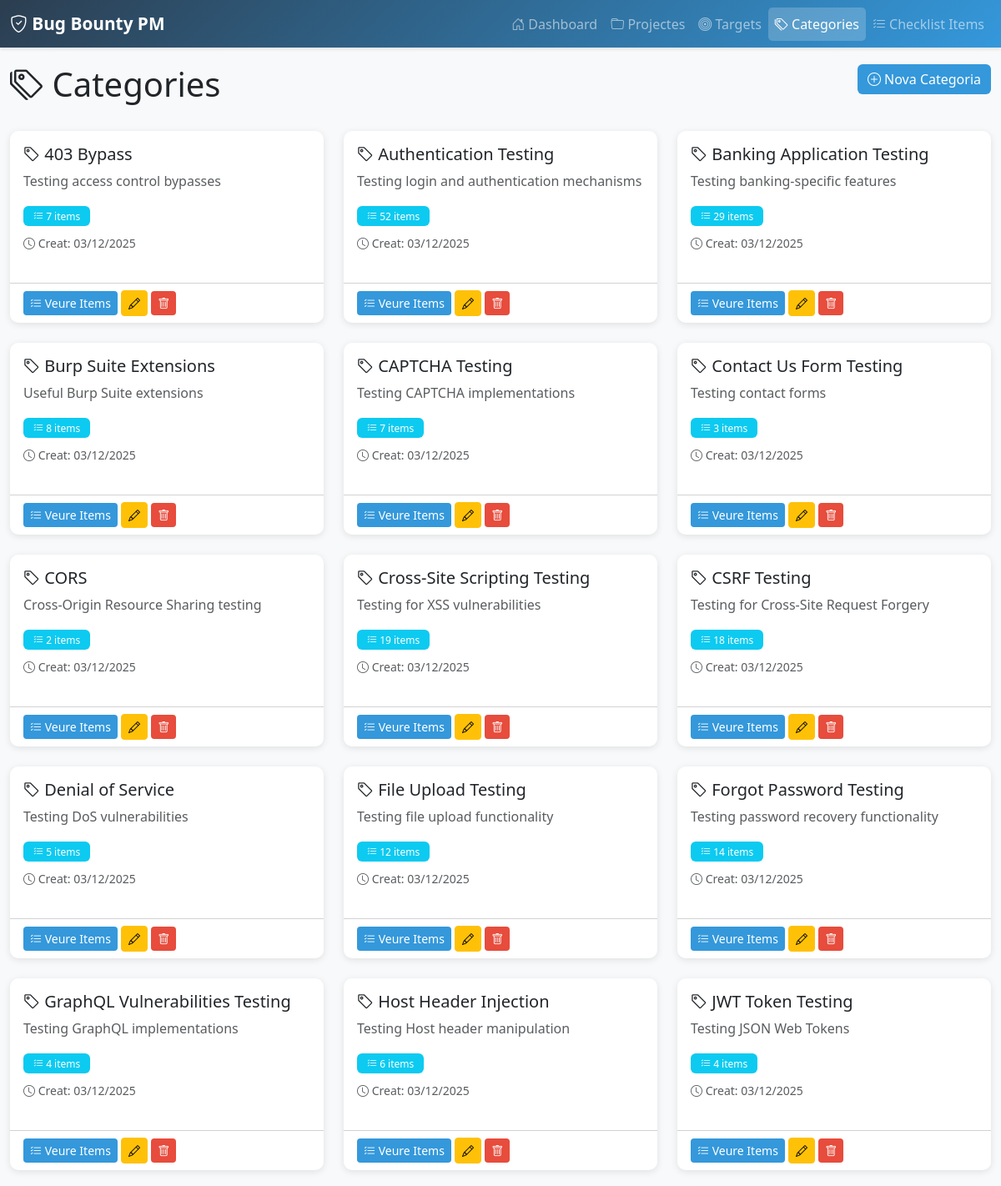
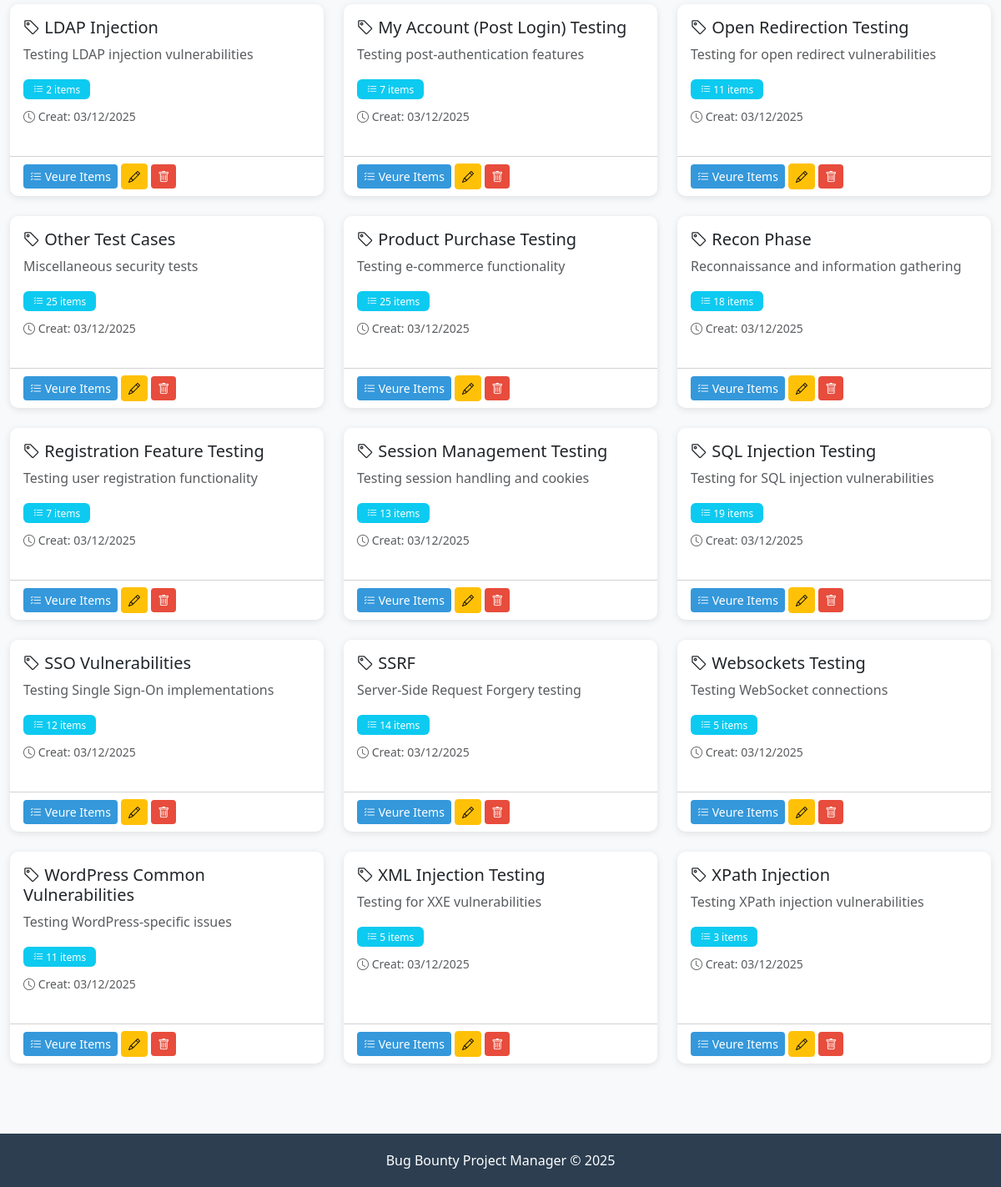
/categories.php, run on the app's committed database (2 pictures, top to bottom).
### tables this page shows
CREATE TABLE IF NOT EXISTS categories (
    id INT AUTO_INCREMENT PRIMARY KEY,
    name VARCHAR(255) NOT NULL,
    description TEXT,
    created_at TIMESTAMP DEFAULT CURRENT_TIMESTAMP
);

### www/categories.php (the view, shortened to what this page needs)
<?php
$pdo = getConnection();
$categories = $pdo->query("
    SELECT c.*, COUNT(ci.id) as item_count
    FROM categories c
    LEFT JOIN checklist_items ci ON c.id = ci.category_id
    GROUP BY c.id
    ORDER BY c.name
")->fetchAll();
include 'header.php';
?>
<div class="row mb-4">
    <div class="col-md-8">
        <h1><i class="bi bi-tags"></i> Categories</h1>
    </div>
    <div class="col-md-4 text-end">
        <button class="btn btn-primary" data-bs-toggle="modal" data-bs-target="#categoryModal">
            <i class="bi bi-plus-circle"></i> Nova Categoria
        </button>
    </div>
</div>
<?php if (empty($categories)): ?>
    <div class="card">
        <div class="card-body text-center py-5">
            <i class="bi bi-tags" style="font-size: 4rem; color: #ccc;"></i>
            <h3 class="mt-3">No hi ha categories</h3>
            <p class="text-muted">Crea la teva primera categoria per organitzar els checklist items</p>
            <button class="btn btn-primary" data-bs-toggle="modal" data-bs-target="#categoryModal">
                <i class="bi bi-plus-circle"></i> Crear Categoria
            </button>
        </div>
    </div>
<?php else: ?>
    <div class="row">
        <?php foreach ($categories as $category): ?>
            <div class="col-md-6 col-lg-4 mb-4">
                <div class="card h-100">
                    <div class="card-body">
                        <h5 class="card-title">
                            <i class="bi bi-tag"></i>
                            <?php echo htmlspecialchars($category['name']); ?>
                        </h5>
                        <p class="card-text text-muted">
                            <?php echo htmlspecialchars($category['description'] ?? 'Sense descripció'); ?>
                        </p>
                        <div class="mb-2">
                            <span class="badge bg-info">
                                <i class="bi bi-list-check"></i> <?php echo $category['item_count']; ?> items
                            </span>
                        </div>
                        <small class="text-muted">
                            <i class="bi bi-clock"></i>
                            Creat: <?php echo date('d/m/Y', strtotime($category['created_at'])); ?>
                        </small>
                    </div>
                    <div class="card-footer bg-transparent">
                        <a href="checklist.php?category_id=<?php echo $category['id']; ?>" class="btn btn-sm btn-primary">
                            <i class="bi bi-list-check"></i> Veure Items
                        </a>
                        <a href="?edit=<?php echo $category['id']; ?>" class="btn btn-sm btn-warning">
                            <i class="bi bi-pencil"></i>
                        </a>
                        <form method="POST" class="d-inline" onsubmit="return confirmDelete('Segur que vols eliminar aquesta categoria i tots els seus items?');">
                            <button type="submit" class="btn btn-sm btn-danger">
                                <i class="bi bi-trash"></i>
                            </button>
                        </form>
                    </div>
                </div>
            </div>
        <?php endforeach; ?>
    </div>
<?php endif; ?>
<?php include 'footer.php'; ?>

### www/header.php (style rules this page uses)
:root { --primary-color: #2c3e50; --secondary-color: #3498db; --success-color: #27ae60; --danger-color: #e74c3c; --warning-color: #f39c12; }
body { font-family: 'Segoe UI', Tahoma, Geneva, Verdana, sans-serif; background-color: #f8f9fa; }
.card { border: none; border-radius: 10px; box-shadow: 0 2px 8px rgba(0,0,0,0.1); margin-bottom: 20px; transition: transform 0.2s; }
.btn-primary { background: var(--secondary-color); border: none; transition: all 0.3s; }
.btn-danger { background: var(--danger-color); border: none; }
.badge { padding: 6px 12px; font-weight: 500; }

### data on the page
categories: name "403 Bypass", description "Testing access control bypasses", item_count "7", created_at "03/12/2025"
categories: name "Authentication Testing", description "Testing login and authentication mechanisms", item_count "52", created_at "03/12/2025"
categories: name "Banking Application Testing", description "Testing banking-specific features", item_count "29", created_at "03/12/2025"
categories: name "Burp Suite Extensions", description "Useful Burp Suite extensions", item_count "8", created_at "03/12/2025"
categories: name "CAPTCHA Testing", description "Testing CAPTCHA implementations", item_count "7", created_at "03/12/2025"
categories: name "Contact Us Form Testing", description "Testing contact forms", item_count "3", created_at "03/12/2025"
categories: name "CORS", description "Cross-Origin Resource Sharing testing", item_count "2", created_at "03/12/2025"
categories: name "Cross-Site Scripting Testing", description "Testing for XSS vulnerabilities", item_count "19", created_at "03/12/2025"
categories: name "CSRF Testing", description "Testing for Cross-Site Request Forgery", item_count "18", created_at "03/12/2025"
categories: name "Denial of Service", description "Testing DoS vulnerabilities", item_count "5", created_at "03/12/2025"
categories: name "File Upload Testing", description "Testing file upload functionality", item_count "12", created_at "03/12/2025"
categories: name "Forgot Password Testing", description "Testing password recovery functionality", item_count "14", created_at "03/12/2025"
categories: name "GraphQL Vulnerabilities Testing", description "Testing GraphQL implementations", item_count "4", created_at "03/12/2025"
categories: name "Host Header Injection", description "Testing Host header manipulation", item_count "6", created_at "03/12/2025"
categories: name "JWT Token Testing", description "Testing JSON Web Tokens", item_count "4", created_at "03/12/2025"
categories: name "LDAP Injection", description "Testing LDAP injection vulnerabilities", item_count "2", created_at "03/12/2025"
categories: name "My Account (Post Login) Testing", description "Testing post-authentication features", item_count "7", created_at "03/12/2025"
categories: name "Open Redirection Testing", description "Testing for open redirect vulnerabilities", item_count "11", created_at "03/12/2025"
categories: name "Other Test Cases", description "Miscellaneous security tests", item_count "25", created_at "03/12/2025"
categories: name "Product Purchase Testing", description "Testing e-commerce functionality", item_count "25", created_at "03/12/2025"
categories: name "Recon Phase", description "Reconnaissance and information gathering", item_count "18", created_at "03/12/2025"
categories: name "Registration Feature Testing", description "Testing user registration functionality", item_count "7", created_at "03/12/2025"
categories: name "Session Management Testing", description "Testing session handling and cookies", item_count "13", created_at "03/12/2025"
categories: name "SQL Injection Testing", description "Testing for SQL injection vulnerabilities", item_count "19", created_at "03/12/2025"
categories: name "SSO Vulnerabilities", description "Testing Single Sign-On implementations", item_count "12", created_at "03/12/2025"
categories: name "SSRF", description "Server-Side Request Forgery testing", item_count "14", created_at "03/12/2025"
categories: name "Websockets Testing", description "Testing WebSocket connections", item_count "5", created_at "03/12/2025"
categories: name "WordPress Common Vulnerabilities", description "Testing WordPress-specific issues", item_count "11", created_at "03/12/2025"
categories: name "XML Injection Testing", description "Testing for XXE vulnerabilities", item_count "5", created_at "03/12/2025"
categories: name "XPath Injection", description "Testing XPath injection vulnerabilities", item_count "3", created_at "03/12/2025"
